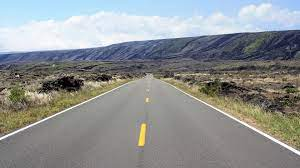
#> input picture lane-following/test-images/download.jpg, 300 x 168 px
$ python -i findLaneEdges.py   (imports and definitions only)
#> lines starting #> are read from the running program, lines starting #| are printed output that depends on the picture; after the words box and inside, x2 and y2 are one past the last pixel; in counts of white or black regions, pixels touching at a corner belong together
#> further down, picture is the input picture: shape (168, 300, 3); mean B, G, R 146.5, 145.8, 142.7
import numpy as np
import cv2
import matplotlib.pyplot as plt

def getPerspectiveTransformedLaneEdges(img):

	copiedImg = np.copy(img)

	# Convert the image to grayscale
	gray = cv2.cvtColor(copiedImg, cv2.COLOR_BGR2GRAY)
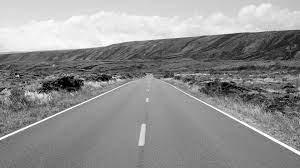
#> gray: shape (168, 300); min 0, max 255, mean 145

	# Apply Gaussian blur
	blur = cv2.GaussianBlur(gray, (5, 5), 0)
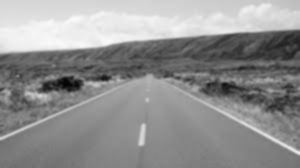
#> blur: shape (168, 300); min 3, max 250, mean 145

	# Apply Canny edge detection
	edges = cv2.Canny(blur, 50, 150)
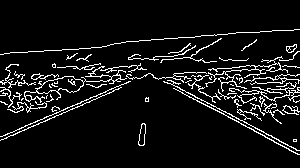
#> edges: shape (168, 300); 7.8% white in thin lines or dots, all inside (x1, y1, x2, y2) = (0, 29, 300, 155)


	# Define the ROI
	mask = np.zeros_like(edges)
	ignore_mask_color = 255
	imshape = img.shape
#> imshape = (168, 300, 3)

	#ROI Points

	offsetY = 0
	'''
	#Roi for test video lane.mp4

	topLeft = (601, 444)
	bottomLeft = (180, imshape[0]-offsetY)
	bottomRight =  (1160, imshape[0]-offsetY)
	topRight = (934, topLeft[1])

	#roi for lane2.mp4

	topLeft = (240, 249)
	bottomLeft = (129, imshape[0] - offsetY)
	bottomRight =  (442, imshape[0] - offsetY)
	topRight = (369, topLeft[1])

	'''
	#roi for lane3.mp4

	topLeft = (503, 413)
	bottomLeft = (59, imshape[0] - offsetY)
#> bottomLeft = (59, 168)
	bottomRight =  (1042, imshape[0] - offsetY)
#> bottomRight = (1042, 168)
	topRight = (740, topLeft[1])


	ROIpoints = [topLeft, bottomLeft, bottomRight, topRight]

	ROI = np.array([ROIpoints])
	cv2.fillPoly(mask, ROI, ignore_mask_color)
#> mask: shape (168, 300); every value is 0
	masked_edges = cv2.bitwise_and(edges, mask)

	copiedMaskedEdges = np.copy(masked_edges)

	#cv2.polylines(copiedMaskedEdges, np.int32([ROIpoints]), True, (255,255,255))

	#cv2.imshow("copied masked edges", copiedMaskedEdges)
	#cv2.waitKey(0)

	# Define the destination points for the bird's eye view
	# or transformed ROI points

	offsetInX = 10

	transformedTopLeft = (topLeft[0] - offsetInX, topLeft[1])
	transformedBottomLeft  = (transformedTopLeft[0], imshape[0])
#> transformedBottomLeft = (493, 168)
	transformedBottomRight = (topRight[0] + offsetInX, imshape[0])
#> transformedBottomRight = (750, 168)
	transformedTopRight = (transformedBottomRight[0], topRight[1])
#> transformedTopRight = (750, 413)

	dst =np.float32([[transformedTopLeft, transformedBottomLeft, transformedBottomRight, transformedTopRight]])

	# Define the source points for the bird's eye view
	#src = np.float32([[(100,imshape[0]),(400, 340), (567, 320), (imshape[1],imshape[0])]])

	src = np.float32(ROIpoints)

	# Use the cv2.getPerspectiveTransform() function to get the transformation matrix
	M = cv2.getPerspectiveTransform(src, dst)

	# Use the cv2.warpPerspective() function to apply the transformation matrix to the original image and get the bird's eye view
	warped = cv2.warpPerspective(masked_edges, M, (img.shape[1], img.shape[0]), flags=cv2.INTER_LINEAR)

	offset = 10

	return warped[transformedTopLeft[1]:transformedBottomLeft[1], transformedTopLeft[0]-offset:transformedTopRight[0]+offset]


# [43 lines left out: function annotateFinalImage, not called in this run]

>>> import cv2
>>> picture = cv2.imread('../test-images/download.jpg')
>>> result = getPerspectiveTransformedLaneEdges(picture)
#> result = empty array
